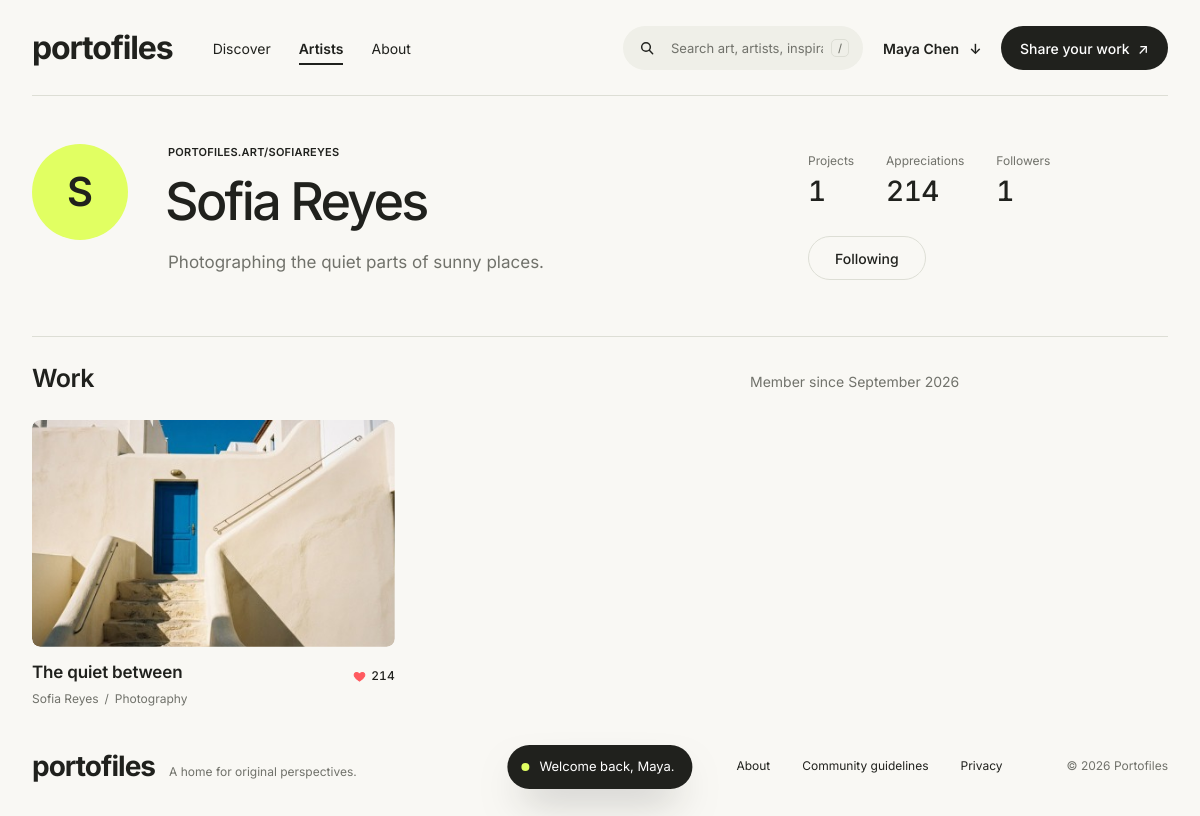
/profile.php?u=sofiareyes (signed in), run on the app's committed database.
### tables this page shows
CREATE TABLE users (
  id              INT UNSIGNED AUTO_INCREMENT PRIMARY KEY,
  username        VARCHAR(30)  NOT NULL UNIQUE,
  email           VARCHAR(190) NOT NULL UNIQUE,
  password_hash   VARCHAR(255) NOT NULL,
  display_name    VARCHAR(80)  NOT NULL,
  bio             TEXT NULL,
  website         VARCHAR(190) NULL,
  created_at      DATETIME NOT NULL DEFAULT CURRENT_TIMESTAMP
);

CREATE TABLE artworks (
  id             INT UNSIGNED AUTO_INCREMENT PRIMARY KEY,
  user_id        INT UNSIGNED NOT NULL,
  category_id    TINYINT UNSIGNED NOT NULL,
  title          VARCHAR(120) NOT NULL,
  description    TEXT NULL,
  image_path     VARCHAR(255) NOT NULL,
  status         ENUM('draft','published') NOT NULL DEFAULT 'draft',
  is_curated     TINYINT(1) NOT NULL DEFAULT 0,
  views          INT UNSIGNED NOT NULL DEFAULT 0,
  appreciations  INT UNSIGNED NOT NULL DEFAULT 0,
  created_at     DATETIME NOT NULL DEFAULT CURRENT_TIMESTAMP,
  updated_at     DATETIME NOT NULL DEFAULT CURRENT_TIMESTAMP ON UPDATE CURRENT_TIMESTAMP,
  published_at   DATETIME NULL,
  CONSTRAINT fk_art_user FOREIGN KEY (user_id) REFERENCES users(id) ON DELETE CASCADE,
  CONSTRAINT fk_art_cat  FOREIGN KEY (category_id) REFERENCES categories(id),
  INDEX idx_art_status (status, published_at),
  INDEX idx_art_user (user_id, status)
);

CREATE TABLE categories (
  id          TINYINT UNSIGNED AUTO_INCREMENT PRIMARY KEY,
  slug        VARCHAR(40) NOT NULL UNIQUE,
  name        VARCHAR(60) NOT NULL,
  sort_order  TINYINT UNSIGNED NOT NULL DEFAULT 0
);

### includes/db.php (called while the page is built)
<?php
function db(): PDO
{
    static $pdo = null;
    if ($pdo === null) {
        $dsn = sprintf('mysql:host=%s;port=%d;dbname=%s;charset=utf8mb4', DB_HOST, DB_PORT, DB_NAME);
        try {
            $pdo = new PDO($dsn, DB_USER, DB_PASS, [
                PDO::ATTR_ERRMODE            => PDO::ERRMODE_EXCEPTION,
                PDO::ATTR_DEFAULT_FETCH_MODE => PDO::FETCH_ASSOC,
                PDO::ATTR_EMULATE_PREPARES   => false,
            ]);
            $pdo->exec("SET time_zone = '" . date('P') . "'");
        } catch (PDOException $e) {
            http_response_code(500);
            $msg = APP_DEBUG ? htmlspecialchars($e->getMessage()) : 'Database unavailable.';
            exit('<p style="font-family:sans-serif;padding:40px">Tidak bisa terhubung ke database. '
                . 'Pastikan MySQL di XAMPP sudah Start dan file <code>sql/portofiles.sql</code> sudah di-import.<br><small>'
                . $msg . '</small></p>');
        }
    }
    return $pdo;
}
function db_run(string $sql, array $params = []): PDOStatement
{
    $stmt = db()->prepare($sql);
    $stmt->execute($params);
    return $stmt;
}
function db_one(string $sql, array $params = []): ?array
{
    $row = db_run($sql, $params)->fetch();
    return $row === false ? null : $row;
}
function db_all(string $sql, array $params = []): array
{
    return db_run($sql, $params)->fetchAll();
}
function db_value(string $sql, array $params = [])
{
    return db_run($sql, $params)->fetchColumn();
}

### includes/auth.php (called while the page is built, shortened)
<?php
function current_user(): ?array
{
    static $user = false;
    if ($user !== false) return $user;
    $user = db_one('SELECT id, username, email, display_name, bio, website, created_at FROM users WHERE id = ?', [$_SESSION['user_id']]);
    return $user;
}
function current_user_id(): ?int
{
    return current_user()['id'] ?? null;
}

### profile.php (the view, shortened to what this page needs)
<?php
$username = strtolower(trim($_GET['u'] ?? ''));
$artist = db_one('SELECT id, username, display_name, bio, website, created_at FROM users WHERE username = ?', [$username]);
$me        = current_user();
$isMe      = $me && (int) $me['id'] === (int) $artist['id'];
$works     = fetch_artworks(['user_id' => $artist['id'], 'sort' => 'newest', 'limit' => 24])['items'];
$liked     = liked_ids(current_user_id(), $works);
$followers = (int) db_value('SELECT COUNT(*) FROM follows WHERE following_id = ?', [$artist['id']]);
$following = $me ? (bool) db_value('SELECT 1 FROM follows WHERE follower_id = ? AND following_id = ?', [$me['id'], $artist['id']]) : false;
$totalLove = array_sum(array_column($works, 'appreciations'));
page_start($artist['display_name'], 'page-profile');
site_nav('artists');
?>
<main id="main">
  <section class="profile container">
    <div class="profile__avatar" data-intro style="--d:0" aria-hidden="true"><?= e(mb_strtoupper(mb_substr($artist['display_name'], 0, 1))) ?></div>
    <div class="profile__main">
      <p class="eyebrow" data-intro style="--d:1"><?= e(PUBLIC_DOMAIN . '/' . $artist['username']) ?></p>
      <h1 class="hero__title hero__title--md" data-intro-lines><span class="line"><span><?= e($artist['display_name']) ?></span></span></h1>
      <p class="lead profile__bio" data-intro style="--d:3"><?= $artist['bio'] ? nl2br(e($artist['bio'])) : '<span class="muted">This artist is letting the work speak for itself.</span>' ?></p>
    </div>
    <div class="profile__side" data-intro style="--d:4">
      <dl class="profile__stats">
        <div><dt class="muted">Projects</dt><dd data-count="<?= count($works) ?>"><?= count($works) ?></dd></div>
        <div><dt class="muted">Appreciations</dt><dd data-count="<?= $totalLove ?>"><?= num($totalLove) ?></dd></div>
        <div><dt class="muted">Followers</dt><dd data-follow-count><?= num($followers) ?></dd></div>
      </dl>
      <?php if ($isMe): ?>
        <a class="btn btn--outline" href="<?= url('dashboard.php', ['view' => 'settings']) ?>" data-magnetic>Edit profile <span class="arrow">↗</span></a>
      <?php else: ?>
        <button class="btn <?= $following ? 'btn--outline' : 'btn--dark' ?>" type="button" data-follow="<?= (int) $artist['id'] ?>" aria-pressed="<?= $following ? 'true' : 'false' ?>" data-magnetic>
          <span class="btn__label"><?= $following ? 'Following' : 'Follow' ?></span>
        </button>
      <?php endif; ?>
    </div>
  </section>
  <section class="gallery container">
    <div class="explore__head" data-reveal>
      <h2 class="h-section">Work</h2>
      <p class="muted">Member since <?= date('F Y', strtotime($artist['created_at'])) ?></p>
    </div>
    <?php if ($works): ?>
      <div class="art-grid"><?= render_artwork_cards($works, $liked) ?></div>
    <?php else: ?>
      <div class="empty is-visible"><p class="h-section">No published work yet.</p><p class="muted">Good things take time.</p></div>
    <?php endif; ?>
  </section>
</main>
<?php site_footer(); ?>
<?php page_end(); ?>

### includes/layout.php (shortened to what this page needs)
<?php
function page_start(string $title, string $bodyClass = ''): void
{
    ?>
<!DOCTYPE html>
<html lang="en">
<head>
  <link rel="stylesheet" href="<?= asset('assets/css/style.css') ?>">
</head>
<body class="<?= e($bodyClass) ?>">
  <div class="toasts" aria-live="polite"></div>
    <?php
}
function page_end(): void
{
    ?>
</body>
</html>
    <?php
}
function search_form(string $value = ''): void
{
    ?>
    <form class="search" action="<?= url('index.php') ?>" method="get" role="search">
      <svg class="search__icon" width="16" height="16" viewBox="0 0 24 24" fill="none" stroke="currentColor" stroke-width="2.2" stroke-linecap="round" aria-hidden="true"><circle cx="10.5" cy="10.5" r="6.5"/><path d="m15.5 15.5 5 5"/></svg>
      <input class="search__input" type="search" name="q" value="<?= e($value) ?>" placeholder="Search art, artists, inspiration" aria-label="Search art, artists, inspiration" autocomplete="off">
      <kbd class="search__kbd" aria-hidden="true">/</kbd>
    </form>
    <?php
}
function user_menu(array $user): void
{
    ?>
    <div class="menu" data-menu>
      <button class="nav__user" type="button" data-menu-toggle aria-expanded="false">
        <?= e($user['display_name']) ?> <span class="arrow arrow--down">↓</span>
      </button>
    </div>
    <?php
}
function site_nav(string $active = 'discover', string $variant = 'public', string $search = ''): void
{
    $user = current_user();
    ?>
  <header class="nav nav--<?= e($variant) ?>" data-nav>
    <div class="nav__inner container<?= $variant === 'account' ? ' container--full' : '' ?>">
      <a class="logo" href="<?= url('index.php') ?>" data-magnetic>portofiles</a>
      <nav class="nav__links" aria-label="Main">
        <a href="<?= url('index.php') ?>" class="<?= $active === 'discover' ? 'is-active' : '' ?>">Discover</a>
        <a href="<?= url('artists.php') ?>" class="<?= $active === 'artists' ? 'is-active' : '' ?>">Artists</a>
        <a href="<?= url('about.php') ?>" class="<?= $active === 'about' ? 'is-active' : '' ?>">About</a>
      </nav>
      <div class="nav__actions">
        <?php search_form($search); ?>
        <?php if ($variant === 'account' && $user): ?>
          <a class="btn btn--lime nav__cta" href="<?= url('upload.php') ?>" data-magnetic>Upload a project <span class="arrow">↑</span></a>
          <?php user_menu($user); ?>
        <?php elseif ($user): ?>
          <?php user_menu($user); ?>
          <a class="btn btn--dark nav__cta" href="<?= url('upload.php') ?>" data-magnetic>Share your work <span class="arrow">↗</span></a>
        <?php else: ?>
          <a class="nav__login" href="<?= url('login.php') ?>">Log in</a>
          <a class="btn btn--dark nav__cta" href="<?= url('upload.php') ?>" data-magnetic>Share your work <span class="arrow">↗</span></a>
        <?php endif; ?>
      </div>
    </div>
    <div class="nav__divider container<?= $variant === 'account' ? ' container--flush' : '' ?>"><span class="nav__progress" data-scroll-progress></span></div>
  </header>
  <div class="mobile-menu" data-mobile-menu>
    <nav>
    </nav>
  </div>
    <?php
}
function site_footer(): void
{
    ?>
  <footer class="footer">
    <div class="container footer__inner">
      <div class="footer__brand">
        <a class="logo logo--sm" href="<?= url('index.php') ?>">portofiles</a>
        <p class="muted">A home for original perspectives.</p>
      </div>
      <nav class="footer__links" aria-label="Footer">
        <a href="<?= url('about.php') ?>">About</a>
        <a href="<?= url('about.php') ?>#guidelines">Community guidelines</a>
        <a href="<?= url('about.php') ?>#privacy">Privacy</a>
      </nav>
      <p class="muted footer__copy">© <?= date('Y') ?> Portofiles</p>
    </div>
  </footer>
    <?php
}
    ?>
    <?php
function heart_icon(): string
{
    return '<svg class="heart" width="13" height="13" viewBox="0 0 24 24" aria-hidden="true"><path d="M12 20.5s-7.5-4.6-9.4-9.3C1.3 7.9 3.4 4.5 6.9 4.5c2.1 0 3.6 1.1 5.1 3 1.5-1.9 3-3 5.1-3 3.5 0 5.6 3.4 4.3 6.7-1.9 4.7-9.4 9.3-9.4 9.3Z"/></svg>';
}

### includes/functions.php (shortened to what this page needs)
<?php
function e($value): string
{
    return htmlspecialchars((string) $value, ENT_QUOTES | ENT_SUBSTITUTE, 'UTF-8');
}
function base_path(): string
{
    static $base = null;
    if ($base !== null) return $base;
    $root   = str_replace('\\', '/', realpath(__DIR__ . '/..'));
    $script = str_replace('\\', '/', realpath($_SERVER['SCRIPT_FILENAME'] ?? '') ?: '');
    $name   = $_SERVER['SCRIPT_NAME'] ?? '';
    $base   = '';
    if ($script !== '' && stripos($script, $root) === 0) {
        $rel = substr($script, strlen($root));
        if ($rel !== '' && str_ends_with($name, $rel)) {
            $base = substr($name, 0, -strlen($rel));
        }
    }
    return $base = rtrim($base, '/');
}
function url(string $path = '', array $query = []): string
{
    $u = base_path() . '/' . ltrim($path, '/');
    if ($query) $u .= '?' . http_build_query($query);
    return $u;
}
function asset(string $path): string
{
    $file = __DIR__ . '/../' . ltrim($path, '/');
    $v = is_file($file) ? filemtime($file) : time();
    return url($path) . '?v=' . $v;
}
function num(int|float $n): string
{
    return number_format((float) $n);
}
function fetch_artworks(array $opt = []): array
{
    $category = $opt['category'] ?? '';
    $q        = trim($opt['q'] ?? '');
    $sort     = isset(SORTS[$opt['sort'] ?? '']) ? $opt['sort'] : 'curated';
    $limit    = max(1, min(24, (int) ($opt['limit'] ?? 6)));
    $offset   = max(0, (int) ($opt['offset'] ?? 0));
    $userId   = $opt['user_id'] ?? null;
    $where  = ["a.status = 'published'"];
    $params = [];
    if ($userId) {
        $where[] = 'a.user_id = ?';
        $params[] = (int) $userId;
    }
    $sql = 'SELECT a.*, u.display_name, u.username, c.name AS category_name, c.slug AS category_slug
            FROM artworks a
            JOIN users u ON u.id = a.user_id
            JOIN categories c ON c.id = a.category_id
            WHERE ' . implode(' AND ', $where) . '
            ORDER BY ' . SORTS[$sort]['sql'] . '
            LIMIT ' . ($limit + 1) . ' OFFSET ' . $offset;
    $rows = db_all($sql, $params);
    $hasMore = count($rows) > $limit;
    return ['items' => array_slice($rows, 0, $limit), 'hasMore' => $hasMore];
}
function liked_ids(?int $userId, array $artworks): array
{
    $ids = array_map(fn($a) => (int) $a['id'], $artworks);
    $in  = implode(',', array_fill(0, count($ids), '?'));
    $rows = db_all("SELECT artwork_id FROM likes WHERE user_id = ? AND artwork_id IN ($in)", array_merge([$userId], $ids));
    return array_map('intval', array_column($rows, 'artwork_id'));
}
function render_artwork_cards(array $artworks, array $likedIds = [], int $startIndex = 0): string
{
    foreach ($artworks as $i => $art) {
        $liked = in_array((int) $art['id'], $likedIds, true);
        $index = $startIndex + $i;
        include __DIR__ . '/partials/artwork-card.php';
    }
    return ob_get_clean();
}
function image_url(string $path): string
{
    return url($path);
}

### includes/partials/artwork-card.php (shortened to what this page needs)
<?php
$profileUrl = url('profile.php', ['u' => $art['username']]);
?>
<article class="art-card" data-reveal style="--i: <?= (int) ($index % 3) ?>"
  data-id="<?= (int) $art['id'] ?>"
  data-title="<?= e($art['title']) ?>"
  data-artist="<?= e($art['display_name']) ?>"
  data-category="<?= e($art['category_name']) ?>"
  data-desc="<?= e($art['description'] ?? '') ?>"
  data-image="<?= e(image_url($art['image_path'])) ?>"
  data-profile="<?= e($profileUrl) ?>"
  data-views="<?= (int) $art['views'] ?>">
  <button class="art-card__media" type="button" data-open-artwork data-cursor="view" aria-label="Open <?= e($art['title']) ?>">
    <span class="art-card__img-wrap">
      <img src="<?= e(image_url($art['image_path'])) ?>" alt="<?= e($art['title']) ?> by <?= e($art['display_name']) ?>" width="432" height="270" loading="lazy" decoding="async">
    </span>
  </button>
  <div class="art-card__info">
    <div class="art-card__text">
      <h3 class="art-card__title"><?= e($art['title']) ?></h3>
      <p class="art-card__meta"><a href="<?= e($profileUrl) ?>" class="link-underline"><?= e($art['display_name']) ?></a><span class="sep">/</span><?= e($art['category_name']) ?></p>
    </div>
    <button class="like-btn<?= $liked ? ' is-liked' : '' ?>" type="button" data-like="<?= (int) $art['id'] ?>" aria-pressed="<?= $liked ? 'true' : 'false' ?>" aria-label="Appreciate <?= e($art['title']) ?>">
      <?= heart_icon() ?><span class="like-btn__count"><?= num($art['appreciations']) ?></span>
    </button>
  </div>
</article>

### data on the page
users: display_name "Maya Chen"
users: display_name "S", username "PORTOFILES.ART/SOFIAREYES", display_name "Sofia Reyes", bio "Photographing the quiet parts of sunny places.", created_at "September 2026"
artworks: image_path (picture), title "The quiet between", user.display_name "Sofia Reyes", category.name "Photography", appreciations "214"

### other printed values
count($works) "1"
num($totalLove) "214"
num($followers) "1"
